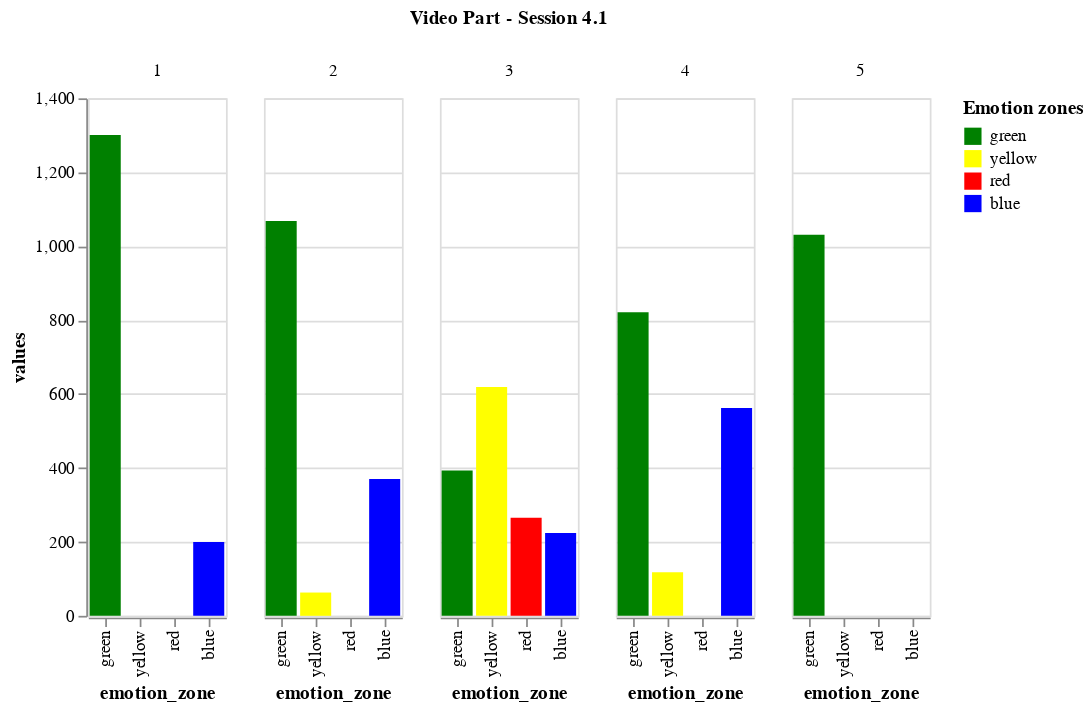

The cell this chart's notebook holds for it:
### Markdown cell above
## Session 4.1 (Participant 4)

### Code cell
dataframes_41 = add_video_part_column_to_dataframes(dataframes_41)

dataframes_41_dict = create_whole_session_dict_values(dataframes_41)

df_session_41 = pd.DataFrame(dataframes_41_dict)


# Using pandas function to transform from wide format to long format, so Altair can work better
source_41 = df_session_41.melt("video_part", var_name="emotion_zone", value_name='values')

alt.Chart(source_41).mark_bar().encode(
    alt.X('emotion_zone:N', sort=COLOURS),
    alt.Y('values:Q'),
    column=alt.Column('video_part:N', title='Video Part - Session 4.1'),
    color=alt.Color('emotion_zone', scale=alt.Scale(domain=EMOTIONS, range=COLOURS), title='Emotion zones')

)

### Figure 1 — Vega-Lite specification as saved in the notebook (floating-point values rounded to 4 significant figures)
{"config": {"view": {"continuousWidth": 400, "continuousHeight": 300}}, "data": {"name": "data-652ba6d86e59687afbfa976fde403b1b"}, "mark": "bar", "encoding": {"color": {"field": "emotion_zone", "scale": {"domain": ["green", "yellow", "red", "blue"], "range": ["green", "yellow", "red", "blue"]}, "title": "Emotion zones", "type": "nominal"}, "column": {"field": "video_part", "title": "Video Part - Session 4.1", "type": "nominal"}, "x": {"field": "emotion_zone", "sort": ["green", "yellow", "red", "blue"], "type": "nominal"}, "y": {"field": "values", "type": "quantitative"}}, "$schema": "https://vega.github.io/schema/vega-lite/v4.17.0.json", "datasets": {"data-652ba6d86e59687afbfa976fde403b1b": [{"video_part": 1, "emotion_zone": "green", "values": 1301}, {"video_part": 2, "emotion_zone": "green", "values": 1068}, {"video_part": 3, "emotion_zone": "green", "values": 393}, {"video_part": 4, "emotion_zone": "green", "values": 821}, {"video_part": 5, "emotion_zone": "green", "values": 1031}, {"video_part": 1, "emotion_zone": "blue", "values": 200}, {"video_part": 2, "emotion_zone": "blue", "values": 370}, {"video_part": 3, "emotion_zone": "blue", "values": 224}, {"video_part": 4, "emotion_zone": "blue", "values": 562}, {"video_part": 5, "emotion_zone": "blue", "values": 0}, {"video_part": 1, "emotion_zone": "yellow", "values": 0}, {"video_part": 2, "emotion_zone": "yellow", "values": 63}, {"video_part": 3, "emotion_zone": "yellow", "values": 619}, {"video_part": 4, "emotion_zone": "yellow", "values": 118}, {"video_part": 5, "emotion_zone": "yellow", "values": 0}, {"video_part": 1, "emotion_zone": "red", "values": 0}, {"video_part": 2, "emotion_zone": "red", "values": 0}, {"video_part": 3, "emotion_zone": "red", "values": 265}, {"video_part": 4, "emotion_zone": "red", "values": 0}, {"video_part": 5, "emotion_zone": "red", "values": 0}]}}
